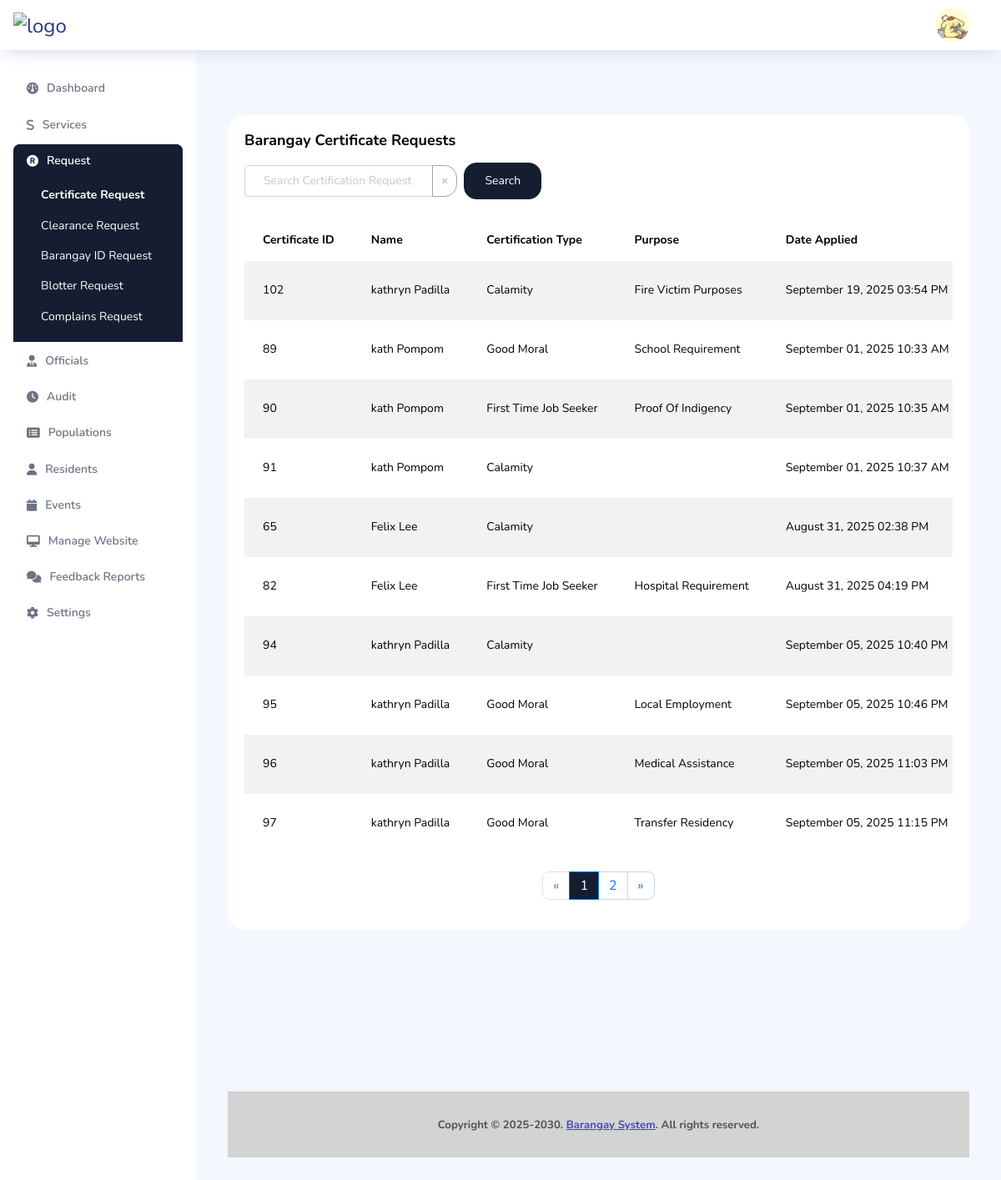
/admin/certificate.php (signed in), run on an earlier commit of the app's database.
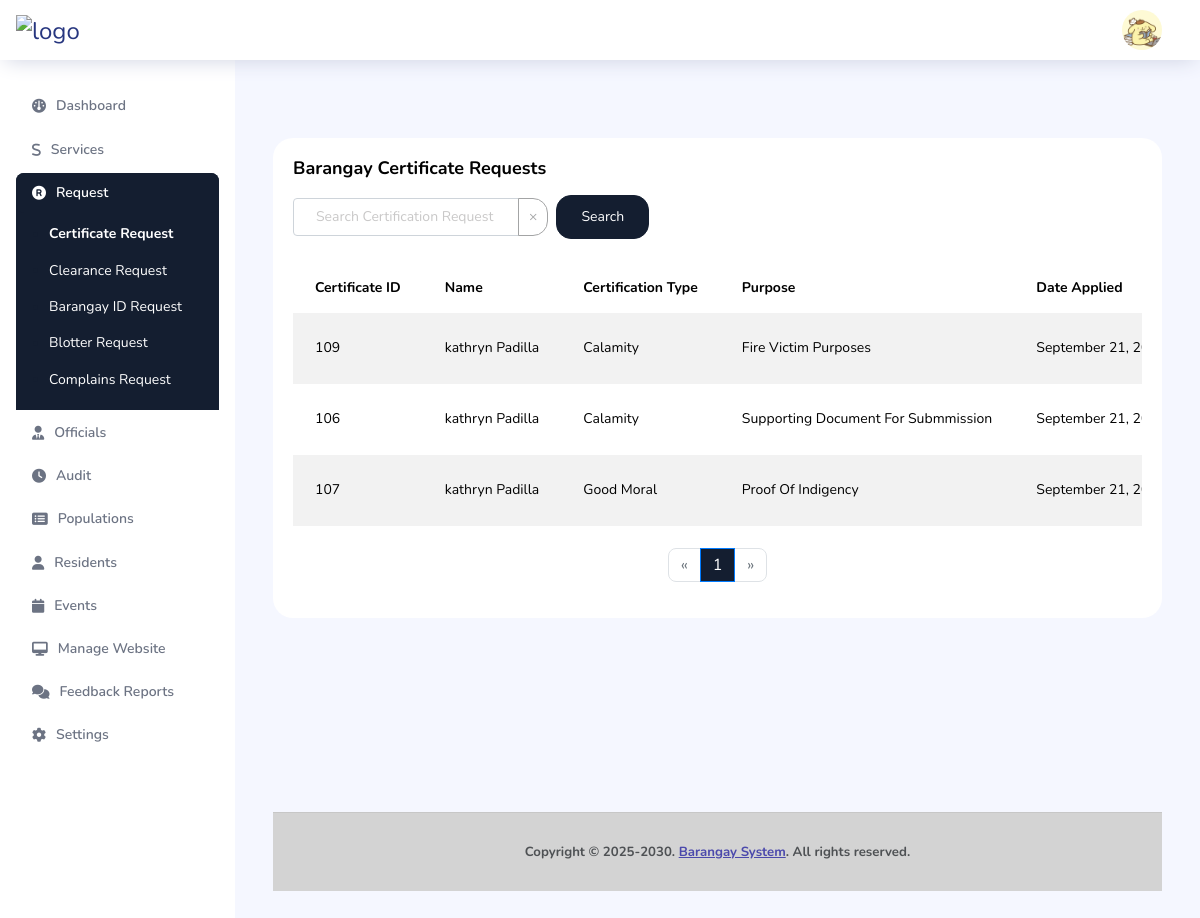
And on a later commit of the database.
### tables this page shows
CREATE TABLE `tbl_certification` (
  `certification_id` int(11) NOT NULL,
  `res_id` int(11) NOT NULL,
  `user_id` varchar(255) NOT NULL,
  `certificationType` varchar(50) NOT NULL,
  `name` varchar(100) NOT NULL,
  `suffix` varchar(10) DEFAULT NULL,
  `address` varchar(255) NOT NULL,
  `purpose` text NOT NULL,
  `remarks` text DEFAULT NULL,
  `registeredVoter` tinyint(1) DEFAULT 0,
  `resident_status` tinyint(1) DEFAULT 0,
  `dateToday` date NOT NULL DEFAULT current_timestamp(),
  `dateApplied` datetime NOT NULL DEFAULT current_timestamp(),
  `dateReceived` date DEFAULT NULL,
  `residentSignature` varchar(255) DEFAULT NULL,
  `document_path` longtext NOT NULL,
  `status` varchar(20) NOT NULL,
  `created_at` timestamp NOT NULL DEFAULT current_timestamp() ON UPDATE current_timestamp(),
  `type_of_calamity` varchar(100) DEFAULT NULL,
  `calamity_date` date DEFAULT NULL,
  `calamity_time` varchar(255) DEFAULT NULL,
  `what_is_caused` text DEFAULT NULL,
  `location` text DEFAULT NULL,
  `calamity_purpose` text DEFAULT NULL,
  `requested_by` varchar(100) DEFAULT NULL,
  `calamity_notes` text DEFAULT NULL
);

CREATE TABLE `tbl_residents` (
  `res_id` int(11) NOT NULL,
  `user_id` varchar(255) NOT NULL,
  `household_id` int(11) NOT NULL,
  `first_name` varchar(100) NOT NULL,
  `middle_name` varchar(100) DEFAULT NULL,
  `last_name` varchar(100) NOT NULL,
  `birthday` date NOT NULL,
  `birthplace` varchar(100) NOT NULL,
  `civilStatus` enum('Single','Married','Widowed','Divorced','Separated') NOT NULL,
  `mobile` varchar(20) DEFAULT NULL,
  `gender` enum('Male','Female','Other') NOT NULL,
  `address` text NOT NULL,
  `precinctNumber` varchar(50) DEFAULT NULL,
  `residentStatus` varchar(20) NOT NULL,
  `voterStatus` enum('Active','Inactive','Not Registered') DEFAULT 'Not Registered',
  `bloodType` enum('A+','A-','B+','B-','AB+','AB-','O+','O-','Unknown') DEFAULT 'Unknown',
  `height` decimal(5,2) DEFAULT NULL,
  `weight` decimal(5,2) DEFAULT NULL,
  `typeOfID` varchar(100) DEFAULT NULL,
  `IDNumber` varchar(100) DEFAULT NULL,
  `SSSGSIS_Number` varchar(20) DEFAULT NULL,
  `TIN_number` varchar(15) DEFAULT NULL,
  `barangay_number` varchar(20) DEFAULT NULL,
  `is_senior` enum('Yes','No') DEFAULT 'No',
  `is_pwd` enum('Yes','No') DEFAULT 'No',
  `is_4ps_member` enum('Yes','No') DEFAULT 'No',
  `suffix` varchar(20) DEFAULT NULL,
  `is_household_head` tinyint(1) DEFAULT 0,
  `household_head_name` varchar(255) DEFAULT NULL,
  `relationship_to_head` varchar(100) DEFAULT NULL,
  `senior_document` varchar(255) DEFAULT NULL,
  `pwd_document` varchar(255) DEFAULT NULL,
  `is_registered_voter` enum('Yes','No') DEFAULT 'No',
  `voter_document` varchar(255) DEFAULT NULL,
  `proof_of_residency_document` varchar(255) DEFAULT NULL,
  `residency_tenure` enum('Temporary','Permanent') DEFAULT NULL,
  `occupation` varchar(100) DEFAULT NULL,
  `email` varchar(150) DEFAULT NULL,
  `image` varchar(255) DEFAULT NULL,
  `created_at` timestamp NOT NULL DEFAULT current_timestamp(),
  `updated_at` timestamp NOT NULL DEFAULT current_timestamp() ON UPDATE current_timestamp()
);

### admin/certificate.php (the view, shortened to what the changed rows need)
<!DOCTYPE html>
<html lang="en">
<head>
    <link rel="stylesheet" href="../dist/assets/vendors/feather/feather.css">
    <link rel="stylesheet" href="../dist/assets/vendors/ti-icons/css/themify-icons.css">
    <link rel="stylesheet" href="../dist/assets/vendors/css/vendor.bundle.base.css">
    <link rel="stylesheet" href="../dist/assets/vendors/font-awesome/css/font-awesome.min.css">
    <link rel="stylesheet" href="../dist/assets/vendors/mdi/css/materialdesignicons.min.css">
    <link rel="stylesheet" href="https://cdnjs.cloudflare.com/ajax/libs/font-awesome/6.6.0/css/all.min.css"
 />
    <link rel="stylesheet" href="https://cdn.datatables.net/1.10.21/css/jquery.dataTables.min.css">
    <link rel="stylesheet" href="../dist/assets/vendors/ti-icons/css/themify-icons.css">
    <link rel="stylesheet" type="text/css" href="../dist/assets/js/select.dataTables.min.css">
    <link href="https://stackpath.bootstrapcdn.com/bootstrap/4.5.2/css/bootstrap.min.css" rel="stylesheet">
    <link rel="stylesheet" href="../dist/assets/css/style.css">
</head>
<body>
    <div class="container-fluid page-body-wrapper">
        <div class="main-panel">
            <div class="content-wrapper">
                <?php
                include '../connection/config.php';
                $search = $_GET['search'] ?? '';
                $page = $_GET['page'] ?? 1;
                $limit = 10;
                $offset = ($page - 1) * $limit;
                $where_conditions = [];
                $params = [];
                $types = "";
                $where_clause = !empty($where_conditions) ? implode(" AND ", $where_conditions) : "1=1";
                $count_sql = "SELECT COUNT(*) as total FROM tbl_certification c WHERE $where_clause";
                if (!empty($params)) {
                    $count_stmt = $conn->prepare($count_sql);
                    $count_stmt->bind_param($types, ...$params);
                    $count_stmt->execute();
                    $count_result = $count_stmt->get_result();
                    $total_rows = $count_result->fetch_assoc()['total'];
                    $count_stmt->close();
                } else {
                    $count_result = $conn->query($count_sql);
                    $total_rows = $count_result->fetch_assoc()['total'];
                }
                $total_pages = ceil($total_rows / $limit);
                $sql = "SELECT c.*,u.*
        FROM tbl_certification c
        left join tbl_residents u on c.user_id = u.user_id
        WHERE $where_clause
        ORDER BY c.created_at DESC
        LIMIT ? OFFSET ?";
                $params[] = $limit;
                $params[] = $offset;
                $types .= "ii";
                $stmt = $conn->prepare($sql);
                if (!empty($params)) {
                    $stmt->bind_param($types, ...$params);
                }
                $stmt->execute();
                $result = $stmt->get_result();
                ?>
                <div class="row">
                    <div class="col-md-12 grid-margin stretch-card">
                        <div class="card">
                            <div class="card-body">
                                <div class="table-responsive">
                                    <table class="table table-striped table-borderless" style="width:100%">
                                        <thead>
                                            <tr>
                                                <th>Certificate ID</th>
                                                <th>Name</th>
                                                <th>Certification Type</th>
                                                <th>Purpose</th>
                                                <th>Date Applied</th>
                                            </tr>
                                        </thead>
                                        <tbody>
                                        <?php
                                            if ($result->num_rows > 0): ?>
                                                <?php while ($row = $result->fetch_assoc()): ?>
                                                    <tr>
                                                        <td><?php echo htmlspecialchars($row['certification_id']); ?></td>
                                                        <td><?= htmlspecialchars(implode(' ', [$row['first_name'], $row['middle_name'], $row['last_name']])) ?></td>
                                                        <td><?php echo htmlspecialchars($row['certificationType']); ?></td>
                                                        <td>
                                                            <?php
                                                                if ($row['certificationType'] === "Calamity") {
                                                                    echo htmlspecialchars($row['calamity_purpose']);
                                                                } else {
                                                                    echo htmlspecialchars($row['purpose']);
                                                                }
                                                            ?>
                                                        </td>
                                                        <td><?php echo date('F d, Y h:i A', strtotime($row['dateApplied'])); ?>
                                                        </td>
                                                    </tr>
                                                <?php endwhile; ?>
                                            <?php else: ?>
                                                <tr>
                                                    <td colspan="9" class="text-center">No request found</td>
                                                </tr>
                                            <?php endif; ?>
                                        </tbody>
                                    </table>
                                </div>
                                <br>
                                <nav aria-label="Page navigation">
                                    <ul class="pagination justify-content-center">
                                        <?php for ($i = 1; $i <= $total_pages; $i++): ?>
                                            <li class="page-item <?php echo ($i == $page) ? 'active' : ''; ?>">
                                                <a class="page-link"
                                                    href="?search=<?php echo htmlspecialchars($search); ?>&page=<?php echo $i; ?>"
                                                    style="background-color: <?php echo ($i == $page) ? '#141E30' : ''; ?> !important;"><?php echo $i; ?></a>
                                            </li>
                                        <?php endfor; ?>
                                        <li class="page-item <?php echo ($page >= $total_pages) ? 'disabled' : ''; ?>">
                                            <a class="page-link"
                                                href="?search=<?php echo htmlspecialchars($search); ?>&page=<?php echo $page + 1; ?>"
                                                aria-label="Next">
                                                <span aria-hidden="true"> &raquo;</span>
                                            </a>
                                        </li>
                                    </ul>
                                </nav>
                            </div>
                        </div>
                    </div>
                </div>
                <br><br><br><br><br><br><br>
            </div>
        </div>
    </div>
</body>
</html>

What changed in the data, as far as the page shows it:
removed tbl_certification: certification_id "102", res.last_name "kathryn Padilla", certificationType "Calamity", calamity_purpose "Fire Victim Purposes", dateApplied "September 19, 2025 03:54 PM"
removed tbl_certification: certification_id "89", res.last_name "kath Pompom", certificationType "Good Moral", purpose "School Requirement", dateApplied "September 01, 2025 10:33 AM"
removed tbl_certification: certification_id "90", res.last_name "kath Pompom", certificationType "First Time Job Seeker", purpose "Proof Of Indigency", dateApplied "September 01, 2025 10:35 AM"
removed tbl_certification: certification_id "91", res.last_name "kath Pompom", certificationType "Calamity", dateApplied "September 01, 2025 10:37 AM"
removed tbl_certification: certification_id "65", res.last_name "Felix Lee", certificationType "Calamity", dateApplied "August 31, 2025 02:38 PM"
removed tbl_certification: certification_id "82", res.last_name "Felix Lee", certificationType "First Time Job Seeker", purpose "Hospital Requirement", dateApplied "August 31, 2025 04:19 PM"
removed tbl_certification: certification_id "94", res.last_name "kathryn Padilla", certificationType "Calamity", dateApplied "September 05, 2025 10:40 PM"
removed tbl_certification: certification_id "95", res.last_name "kathryn Padilla", certificationType "Good Moral", purpose "Local Employment", dateApplied "September 05, 2025 10:46 PM"
removed tbl_certification: certification_id "96", res.last_name "kathryn Padilla", certificationType "Good Moral", purpose "Medical Assistance", dateApplied "September 05, 2025 11:03 PM"
removed tbl_certification: certification_id "97", res.last_name "kathryn Padilla", certificationType "Good Moral", purpose "Transfer Residency", dateApplied "September 05, 2025 11:15 PM"
added tbl_certification: certification_id "109", res.last_name "kathryn Padilla", certificationType "Calamity", calamity_purpose "Fire Victim Purposes", dateApplied "September 21,…"
added tbl_certification: certification_id "106", res.last_name "kathryn Padilla", certificationType "Calamity", calamity_purpose "Supporting Document For Submmission", dateApplied "September 21,…"
added tbl_certification: certification_id "107", res.last_name "kathryn Padilla", certificationType "Good Moral", purpose "Proof Of Indigency", dateApplied "September 21,…"
Also different on the page:
list line gone: "2"
